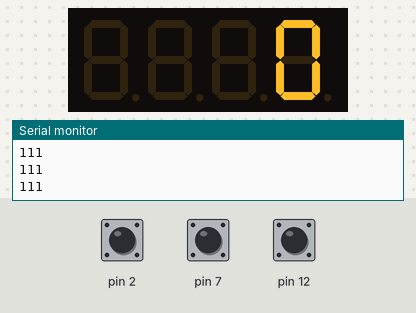
Bench run of a sketch on a simulated Arduino Uno, built with avr-gcc and run on an emulated ATmega328P. On the bench: 4-digit seven-segment display, the last lines printed to the serial monitor. The inputs (shaded band) are chosen by the test bench; at power-on: pin 2 HIGH, pin 7 HIGH, pin 12 HIGH.

Above: at 1.2 s.
1.3 s: pin 2 pulled LOW for 1 s
At 3.0 s:
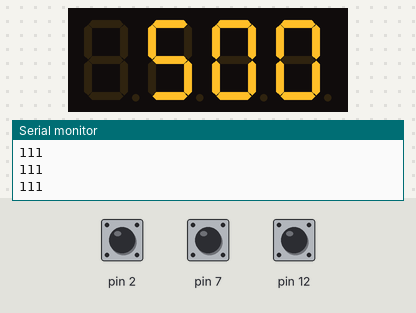
3.8 s: pin 7 pulled LOW for 1 s
At 5.0 s:
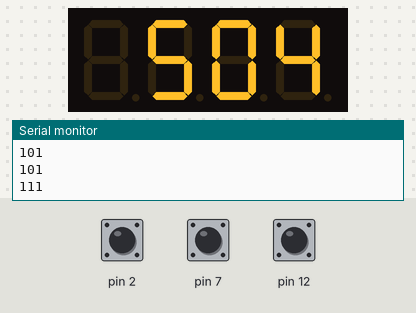
6.3 s: pin 2 pulled LOW for 0.15 s
7.9 s: pin 12 pulled LOW for 0.15 s
At 8.3 s:
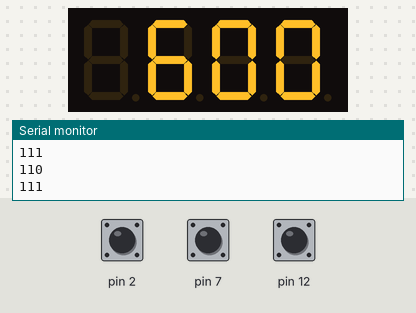
9.5 s: pin 7 pulled LOW for 0.15 s
At 10.0 s:
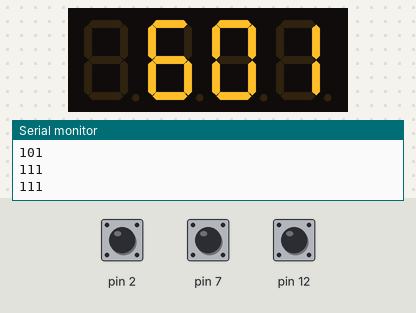
Timing chart, 0 to 12.1 s (numbered marks = the images above; inputs shaded):
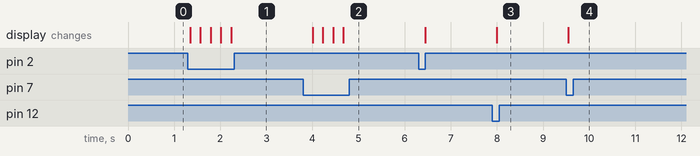

Measured:
- after the input at 1.3 s, the display: first changes after 0.05 s (image 1 shows a later state)
- after the input at 3.8 s, the display: first changes after 0.21 s (image 2 shows a later state)
- after the input at 7.9 s, the display: changes after 0.09 s (image 3)
- after the input at 9.5 s, the display: changes at once (image 4)

The sketch:

test2.ino
```cpp
int CLK=4,DIO=3;
#include <TM1637Display.h>
TM1637Display display(CLK, DIO);
void setup() {
  // put your setup code here, to run once:
  pinMode(12,INPUT_PULLUP);
  pinMode(7,INPUT_PULLUP);
  pinMode(2,INPUT_PULLUP);
  pinMode(OUTPUT,11);
  pinMode(OUTPUT,6);
  pinMode(OUTPUT,3);
  Serial.begin(9600);
  display.setBrightness(7);
}
int x=0;
int y=0;

void loop() {
  // put your main code here, to run repeatedly:
  Serial.print(digitalRead(2));
  Serial.print(digitalRead(7));
  Serial.println(digitalRead(12));

  for(int i=0;i<300;i++){
  if(!digitalRead(2)){
  y=y+100;
  i=0;
  }
  if(y==1300){
    x=y=0;
  }
  if(!digitalRead(7)){
  x++;
  i=0;
  }
  if(!digitalRead(12)){
  x=0;
  i=0;
  }
  Serial.print(digitalRead(2));
  Serial.print(digitalRead(7));
  Serial.println(digitalRead(12));
  display.showNumberDec(y +x,false,4,0);
  delay(200);
  }
  x++;
   if(x==60){
    y=y+100;
    x=0;
  }
  /*if(y==1300){
    x=y=0;
  }*/


}
```
